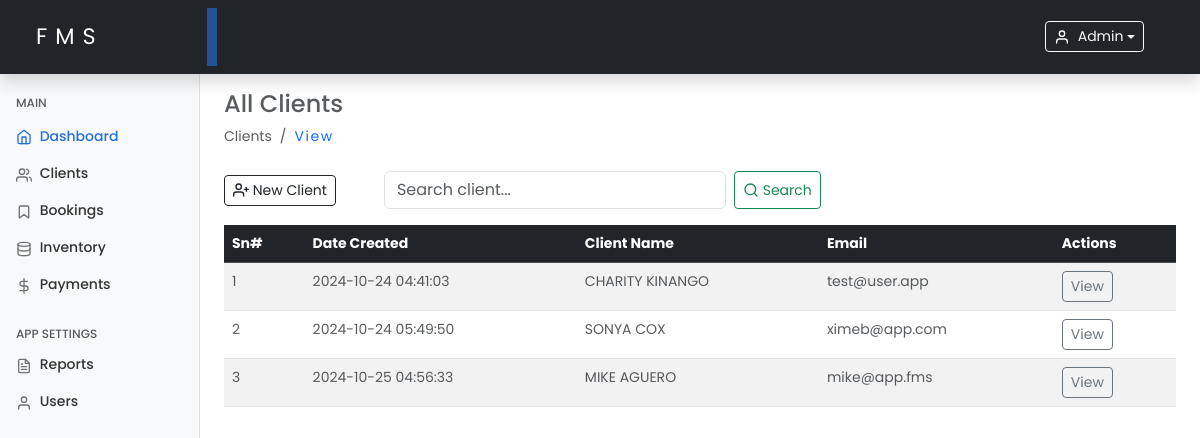
/clients.php (signed in), run on an earlier commit of the app's database.
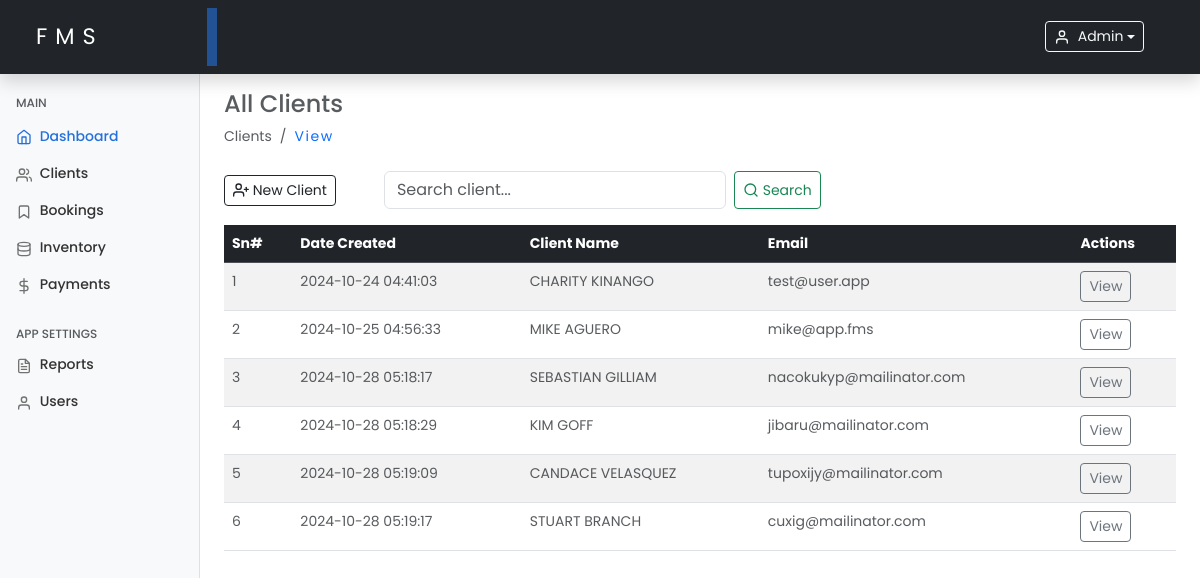
And on a later commit of the database.
### tables this page shows
CREATE TABLE `clients` (
  `id` int(11) NOT NULL,
  `client_name` varchar(100) NOT NULL,
  `client_phone` varchar(20) NOT NULL,
  `client_email` varchar(100) DEFAULT NULL,
  `client_address` varchar(255) DEFAULT NULL,
  `deceased_name` varchar(100) NOT NULL,
  `deceased_age` int(3) NOT NULL,
  `deceased_date_of_death` date NOT NULL,
  `deceased_cause` enum('natural','sickness','accident','other') NOT NULL,
  `deceased_gender` enum('male','female','other') NOT NULL,
  `created_at` timestamp NOT NULL DEFAULT current_timestamp(),
  `updated_at` timestamp NOT NULL DEFAULT current_timestamp() ON UPDATE current_timestamp()
);

### includes/functions.php (called while the page is built, shortened)
<?php
require_once 'config.php';
function getClients()
{
    global $conn;
    $clients = [];
    $sql = "SELECT * FROM clients";
    $result = $conn->query($sql);
    if ($result->num_rows > 0) {
        while ($row = $result->fetch_assoc()) {
            $clients[] = $row;
        }
    }
    return $clients;
}

### clients.php (the view, shortened to what this page needs)
<?php
include 'includes/functions.php';
$clients = getClients();
include './includes/header.php';
include './includes/sidebar.php';
?>
<main class="col-md-9 ms-sm-auto col-lg-10 px-md-4 mt-2">
    <h4 class="text-muted text-capitalize mt-2">all clients</h4>
    <ol class="breadcrumb mb-2">
        <li class="breadcrumb-item active">Clients</li>
        <li class="breadcrumb-item">
            <a class="text-decoration-none hover-underline" href="./clients.php">View</a>
        </li>
    </ol>
    <div class="d-flex justify-content-start flex-wrap flex-md-nowrap align-items-center pt-3 pb-2 mb-2 border-bottom-none">
        <button type="button" class="btn btn-sm btn-outline-dark me-5 d-flex align-items-center" data-bs-toggle="modal" data-bs-target="#exampleModal">
            <span data-feather="user-plus"></span>&nbsp;New Client
        </button>
        <form class="d-flex" onsubmit="return false;">
            <input class="form-control me-2" type="search" id="searchInput" placeholder="Search client..." aria-label="Search" required>
            <button class="btn btn-sm btn-outline-success d-flex align-items-center" id="searchButton" type="button">
                <span data-feather="search"></span>&nbsp;Search
            </button>
        </form>
    </div>
    <div class="table-responsive">
        <table class="table table-striped table-hover table-lg">
            <thead class="table-dark">
                <tr>
                    <th>Sn#</th>
                    <th>Date Created</th>
                    <th>Client Name</th>
                    <th>Email</th>
                    <th>Actions</th>
                </tr>
            </thead>
            <tbody>
                <?php if (empty($clients)): ?>
                    <tr>
                        <td colspan="5" class="text-center text-danger">
                            <strong>Ooops! No clients found.</strong>
                        </td>
                    </tr>
                <?php else: ?>
                    <?php foreach ($clients as $index => $client): ?>
                        <tr>
                            <td class="text-muted"><?php echo $index + 1; ?></td>
                            <td class="text-muted"><?php echo htmlspecialchars($client['created_at']); ?></td>
                            <td class="text-muted text-uppercase"><?php echo htmlspecialchars($client['client_name']); ?></td>
                            <td class="text-muted"><?php echo htmlspecialchars($client['client_email']); ?></td>
                            <td>
                                <a class="btn btn-sm btn-outline-secondary" href="viewClient.php?id=<?php echo $client['id']; ?>" class="btn btn-sm btn-success btn-sm">View</a>
                            </td>
                        </tr>
                    <?php endforeach; ?>
                <?php endif; ?>
            </tbody>
        </table>
    </div>
</main>
<?php include './includes/footer.php'; ?>

### includes/header.php (shortened to what this page needs)
<?php
require_once './includes/functions.php';
?>
<!doctype html>
<html lang="en">
<head>
    <link href="https://cdn.jsdelivr.net/npm/bootstrap@5.3.3/dist/css/bootstrap.min.css" rel="stylesheet">
    <link rel="stylesheet" href="./assets/css/dashboard.css">
    <link href="https://cdnjs.cloudflare.com/ajax/libs/fullcalendar/6.1.15/index.min.js" rel="stylesheet" />
</head>
<body>
    <header class="navbar navbar-dark sticky-top bg-dark p-2 flex-md-nowrap p-0 shadow">
        <a class="navbar-brand col-md-3 col-lg-2 me-0 px-3" href="./dashboard.php">FMS</a>
        <div class="dropdown ms-auto pe-5">
            <button class="btn btn-sm btn-outline-light rounded-60 dropdown-toggle d-flex align-items-center text-capitalize" type="button" id="userDropdown" data-bs-toggle="dropdown" aria-expanded="false">
                <span data-feather="user" class="me-2"></span>
                <?php echo htmlspecialchars($_SESSION['username']); ?>
            </button>
        </div>
    </header>

### includes/sidebar.php
<div class="container-fluid">
    <div class="row">
        <nav id="sidebarMenu" class="col-md-3 col-lg-2 d-md-block bg-light sidebar collapse">
            <div class="position-sticky pt-4">
                <h6 class="sidebar-heading d-flex justify-content-between align-items-center px-3 mt-4 mb-1 text-muted">
                    <span>Main</span>
                </h6>
                <ul class="nav flex-column my-2">
                    <li class="nav-item">
                        <a class="nav-link active d-flex align-items-center" aria-current="page" href="./dashboard.php">
                            <span data-feather="home"></span>&nbsp;Dashboard
                        </a>
                    </li>
                    <li class="nav-item">
                        <a class="nav-link" href="./clients.php">
                            <span data-feather="users"></span>
                            Clients
                        </a>
                    </li>
                    <li class="nav-item">
                        <a class="nav-link" href="./bookings.php">
                            <span data-feather="bookmark"></span>
                            Bookings
                        </a>
                    </li>
                    <li class="nav-item">
                        <a class="nav-link" href="./inventory.php">
                            <span data-feather="database"></span>
                            Inventory
                        </a>
                    </li>
                    <li class="nav-item">
                        <a class="nav-link" href="./payments.php">
                            <span data-feather="dollar-sign"></span>
                            Payments
                        </a>
                    </li>
                </ul>
                <h6 class="sidebar-heading d-flex justify-content-between align-items-center px-3 mt-4 mb-1 text-muted">
                    <span>App Settings</span>
                </h6>
                <ul class="nav flex-column mb-2">
                    <li class="nav-item">
                        <a class="nav-link" href="./reports.php">
                            <span data-feather="file-text"></span>
                            Reports
                        </a>
                    </li>
                    <li class="nav-item">
                        <a class="nav-link" href="./users.php">
                            <span data-feather="user"></span>
                            Users
                        </a>
                    </li>
                </ul>
            </div>
        </nav>

### includes/footer.php (shortened to what this page needs)
</div>
</div>
</body>
</html>

### assets/css/dashboard.css (style rules this page uses)
* { margin: 0; padding: 0; box-sizing: border-box; }
body { font-size: .875rem; font-family: "Poppins", sans-serif; }
.feather { width: 16px; height: 16px; vertical-align: text-bottom; }
.sidebar { position: fixed; top: 0; bottom: 0; left: 0; z-index: 100; padding: 48px 0 0; box-shadow: inset -1px 0 0 rgba(0, 0, 0, .1); }
.sidebar .nav-link { font-weight: 500; color: #333; }
.sidebar .nav-link .feather { margin-right: 4px; color: #727272; }
.sidebar .nav-link.active { color: #2470dc; }
.sidebar .nav-link:hover .feather, .sidebar .nav-link.active .feather { color: inherit; }
.sidebar-heading { font-size: .75rem; text-transform: uppercase; }
.navbar-brand { padding-top: .75rem; padding-bottom: .75rem; font-size: 1.4rem; margin-left: .75rem; letter-spacing: .5rem; box-shadow: inset -10px 0 0 rgba(36, 113, 220, 0.6); }

### includes/header.php (style rules this page uses)
.active { background-color: transparent !important; }
.text-decoration-none { font-weight: 400; letter-spacing: 0.1rem; text-decoration: none !important; }

What changed in the data, as far as the page shows it:
removed clients: created_at "2024-10-24 05:49:50", client_name "SONYA COX", client_email "ximeb@app.com"
added clients: created_at "2024-10-28 05:18:17", client_name "SEBASTIAN GILLIAM", client_email "nacokukyp@mailinator.com"
added clients: created_at "2024-10-28 05:18:29", client_name "KIM GOFF", client_email "jibaru@mailinator.com"
added clients: created_at "2024-10-28 05:19:09", client_name "CANDACE VELASQUEZ", client_email "tupoxijy@mailinator.com"
added clients: created_at "2024-10-28 05:19:17", client_name "STUART BRANCH", client_email "cuxig@mailinator.com"
